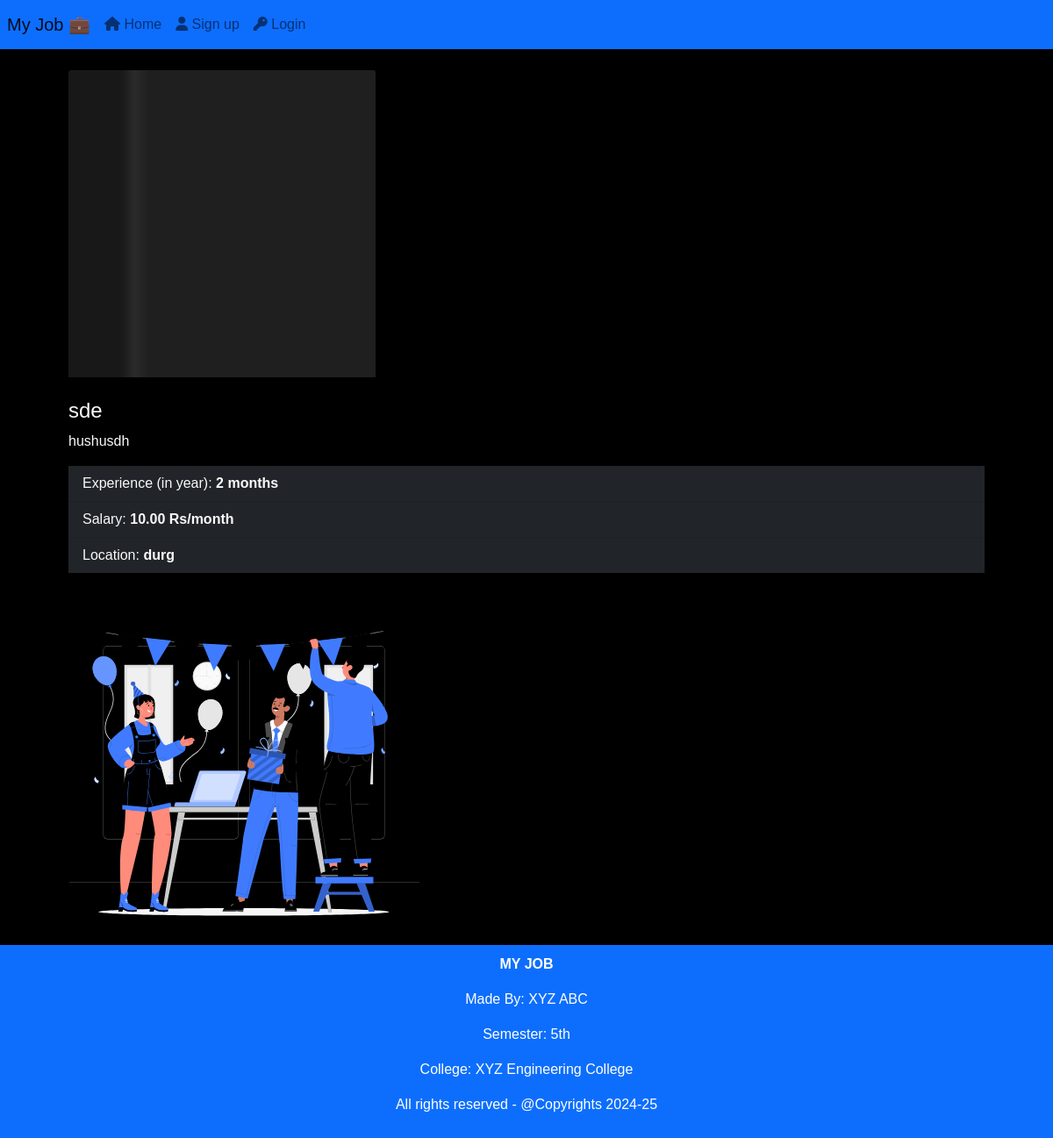
The app's page /user/detail/job/9 with its own data.
### adminjob/models.py (models this page shows, shortened)
class Job(models.Model):
    job_name = models.CharField(max_length=255)  # Job name (up to 255 characters)
    experience = models.CharField(max_length=255)  # Experience requirements (up to 255 characters)
    detail = models.TextField()  # Detailed description of the job
    image = models.ImageField(upload_to='job_images/', null=True, blank=True)  # Optional image field
    salary = models.DecimalField(max_digits=10, decimal_places=2)  # Salary (e.g., 99999999.99)
    address  = models.CharField(max_length=255,default="Mumbai",null=True)

### user/views.py (the view)
# urls.py: path('detail/job/<int:id>',views.jobDetail.as_view(),name="jobdetail")
class jobDetail(View):
    def get(self,request,id):
        isjob = Job.objects.filter(id=id).exists()
        if isjob:
            job=Job.objects.get(id=id)
            return render(request,"user/jobdetails.html",{"job":job})
        else:
            return HttpResponseRedirect('/user/profile/')

### user/templates/user/jobdetails.html (shortened to what this page needs)
{% extends 'core/base.html' %}
{% block content %}
    {% load static %}
{% include 'core/nav.html' %}
<div class="container">
    {% if job %}
    <div class="container mt-4">
        {% if job.image %}
                    <img class="card-img-top" src="{{ job.image.url }}" alt="{{ job.job_name }}" width="350px" height="350px" style="width: 350px; height: 350px;">
                {% else %}
                    <img class="card-img-top" src="{% static 'core/images/job.svg' %}" alt="{{ job.job_name }}" width="200" height="200px">
                {% endif %}
                <div class="mt-4" style="margin-bottom: 10px;">
                    <h4 class=text-light>{{job.job_name}}</h4>
                    <p class="card-text text-light">{{ job.detail }}</p>
                    <ul class="list-group list-group-flush bg-dark text-light">
                        <li class="list-group-item bg-dark text-light">Experience (in year): <b>{{ job.experience }}</b></li>
                        <li class="list-group-item bg-dark text-light">Salary: <b>{{ job.salary }} Rs/month</b></li>
                        <li class="list-group-item bg-dark text-light">Location: <b>{{ job.address }}</b></li>
                    </ul>
                </div>
    </div>
<div class="container mt-4">
    <img src="{% static 'core/images/fun.svg'  %}" alt="" class="img-fluid" style="width: 400px; height: 400px;">
</div>
    {% endif %}
</div>
{% include 'core/footer.html' %}
{% endblock content %}

### user/templates/user/jobdetails.html (style rules this page uses)
body { background-color: black; font-family: Arial, sans-serif; }

### records on screen
Job: image (picture), job_name "sde", detail "hushusdh", experience "2 months", salary "10.00", address "durg"
